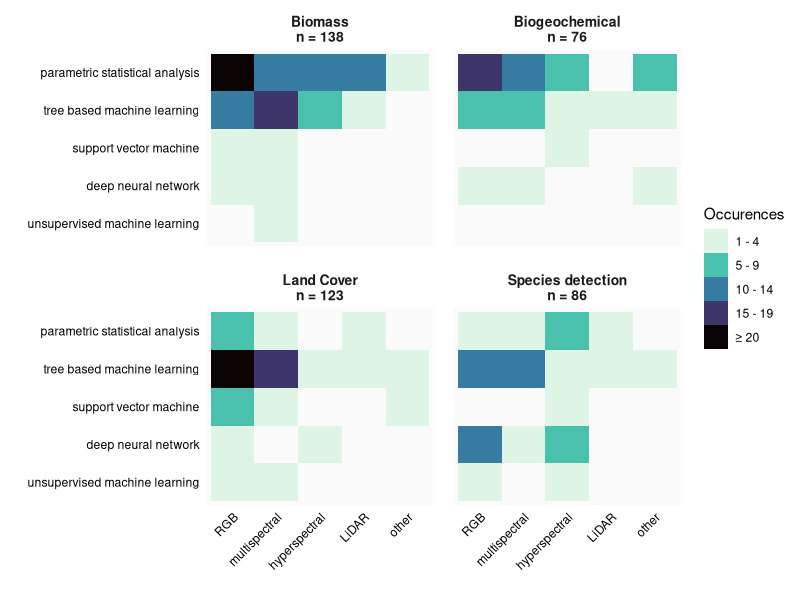
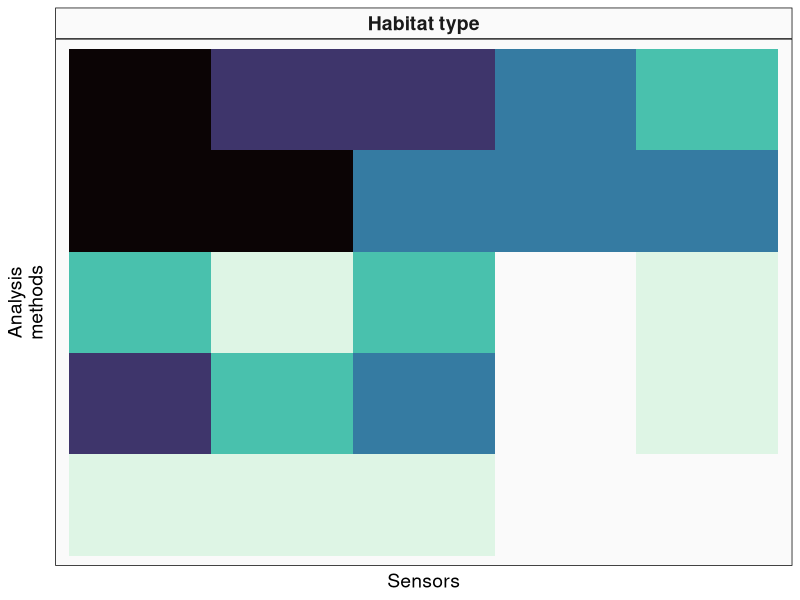
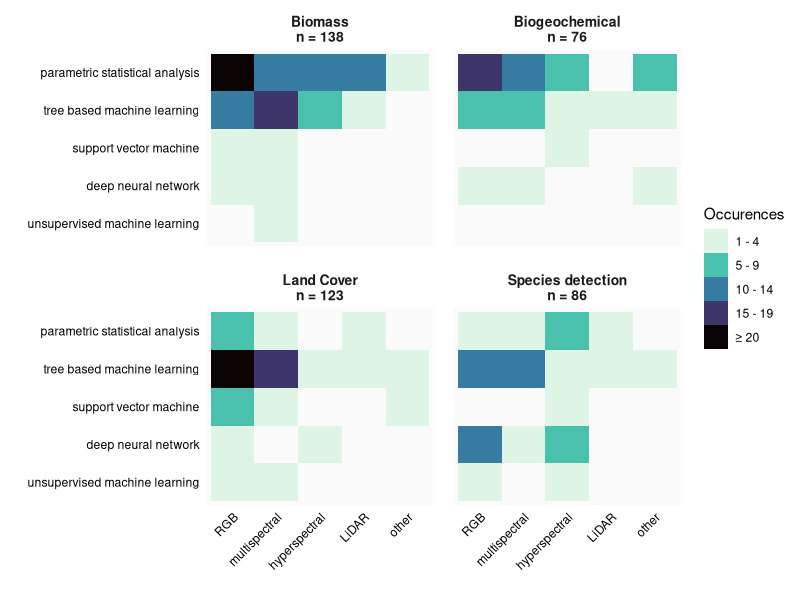

R code for these plots, in order: (Note: this script raises an error after producing the figures.)
### load packages

library(tidyverse)
library(ggplot2)
library(readxl)
library(RColorBrewer)
library(viridis)

################################################################################

### directly read the excel file and select rows for metadata (only once per DOI) and other data:
excel <- read_excel("data/data_extraction/data_extraction_final.xlsx", skip = 1, na = c("","NA"))
meta <- excel[,c(2:10,18:20,39:41)]
data <- excel[,c(2,11:17,21:37)]


### delete now empty rows to receive a "true" metadata table for our 272 articles
meta <- filter(meta, !(is.na(Title)))

### make variables into factors
str(meta)
meta[,c(2,6,8:14)] <- meta[,c(2,6,8:14)] |>
  mutate_if(sapply(meta[,c(2,6,8:14)], is.character), as.factor)


str(data)
data[,c(2:7,9:13,15:25)] <- data[,c(2:7,9:13,15:25)] |>
  mutate_if(sapply(data[,c(2:7,9:13,15:25)], is.character), as.factor)

table(data$algorithm_grouped)

################################################################################

### heatmaps of algorithm x sensor for all analysed traits (Biomass, land cover etc)

### we need following data:DOI, habitat quality, algorithm grouped and Sensor

combi <- data |>
  select(DOI, Sensor, Habitat_quality_grouped, algorithm_grouped) |>
  filter(!(is.na(algorithm_grouped) & is.na(Habitat_quality_grouped) & is.na(Sensor))) |> 
  group_by(DOI) |>                                      ### group articles by DOI 
  fill(algorithm_grouped,.direction = "down") |>        ### fill NAs by the variable that sits above 
  fill(Habitat_quality_grouped,.direction = "down") |>
  fill(Sensor, .direction = "down") |>
  ungroup()
           
table(combi$Sensor)

### combine custom / other sensor types
combi$Sensor <- case_when(
  combi$Sensor %in% c("hyperspectral", "hyperspectral (panchromatic)") ~ "hyperspectral",
  combi$Sensor == "multispectral" ~ "multispectral",
  combi$Sensor == "LiDAR" ~ "LiDAR",
  combi$Sensor == "RGB" ~ "RGB",
  combi$Sensor == "missing" ~ "missing",
  TRUE ~ "other"
)
table(combi$Sensor)

### define levels for algorithm and sensor
combi$Sensor <- factor(combi$Sensor,
                       levels = c("RGB", "multispectral", "hyperspectral", "LiDAR", "other", "missing"))



### combine algorithm types:

table(combi$algorithm_grouped)

### rename algorithms
combi$algorithm_grouped <- case_when(
  combi$algorithm_grouped %in% c("linear", "Non-linear") ~ "parametric statistical analysis",
  combi$algorithm_grouped == "tree" ~ "tree based machine learning",
  combi$algorithm_grouped == "svm" ~ "support vector machine",
  combi$algorithm_grouped %in% c("nn", "dlnn") ~ "deep neural network",
  combi$algorithm_grouped == "unsupervised" ~ "unsupervised machine learning",
  combi$algorithm_grouped == "missing" ~ "missing",
  TRUE ~ "other"
)

## sort factors for algorithms and habitat qualities
combi$algorithm_grouped <- factor(combi$algorithm_grouped,
                                  levels = c("missing","other",
                                             "unsupervised machine learning",
                                             "deep neural network",
                                             "support vector machine",
                                             "tree based machine learning",
                                             "parametric statistical analysis"))

combi$Habitat_quality_grouped <- factor(combi$Habitat_quality_grouped,
                                        levels = c("Biomass", "Biogeochemical", "Land Cover", "Species detection", "Other"))


table(combi$Sensor)
table(combi$algorithm_grouped)

######################################################

### create a new dataframe with observations counts for the use of algorithms per sensor
obs <- combi |>
  select(Habitat_quality_grouped, Sensor, algorithm_grouped) |>
  count(Sensor, algorithm_grouped, Habitat_quality_grouped) |>
  filter(Habitat_quality_grouped %in% c("Biogeochemical", "Biomass", "Land Cover", "Species detection"))  |>
  filter(Sensor %in% c("RGB", "multispectral", "hyperspectral", "LiDAR", "other")) |>
  filter(algorithm_grouped %in% c("deep neural network",
                                  "support vector machine",
                                  "unsupervised machine learning",
                                  "tree based machine learning",
                                  "parametric statistical analysis")) |>
  mutate(n = cut(n, breaks = c(1,5,10,15,20,50), right = F))

## rename number of obersations to prettier names
obs$n <- case_when(
  obs$n == "[1,5)" ~ "1 - 4",
  obs$n == "[5,10)" ~ "5 - 9",
  obs$n == "[10,15)" ~ "10 - 14",
  obs$n == "[15,20)" ~ "15 - 19",
  obs$n == "[20,50)" ~ "≥ 20",
  TRUE ~ "other"
)
obs
obs$n <- factor(obs$n,
                 levels = c("1 - 4","5 - 9","10 - 14","15 - 19","≥ 20"))

### define labels with number of observations for the habitat facets
table(combi$Habitat_quality_grouped)
habitats <- c(
  "Biomass" = "Biomass\nn = 138",
  "Biogeochemical" = "Biogeochemical\nn = 76",
  "Land Cover" = "Land Cover\nn = 123",
  "Species detection" = "Species detection\nn = 86"
)


### make a ggplot plot
ggplot(data = obs, aes(x = Sensor, y = algorithm_grouped, fill = n)) + 
  geom_tile() +
  facet_wrap(vars(Habitat_quality_grouped), 
             labeller = labeller(Habitat_quality_grouped = habitats))+
  # scale_fill_gradient(low = "#fef0d9", high = "#cb181d") + ### if gradient scale should be used
  scale_fill_viridis(discrete = T, option = "G", direction = -1) +
  labs(x = "", y = "", fill = "Occurences")+
  theme_minimal()+
  theme(axis.text.x = element_text(angle = 45, hjust = 1, color = "black"),
        axis.text.y = element_text(color = "black"),
        panel.grid.major = element_blank(),
        strip.text = element_text(size = 10,face = "bold"),
        panel.spacing = unit(1, "lines"),
        panel.background = element_rect(fill = "#fafafa", colour = "transparent"))
        



ggsave("figures/analysis.pdf", width = 16, height = 12, units = "cm")


################################################################################
### additional plot for presentationa

### count observations

### create a new dataframe with observations counts for the use of algorithms per sensor
obs <- combi |>
  select(Habitat_quality_grouped, Sensor, algorithm_grouped) |>
  count(Sensor, algorithm_grouped) |>
  filter(Sensor %in% c("RGB", "multispectral", "hyperspectral", "LiDAR", "other")) |>
  filter(algorithm_grouped %in% c("deep neural network",
                                  "support vector machine",
                                  "unsupervised machine learning",
                                  "tree based machine learning",
                                  "parametric statistical analysis")) |>
  mutate(n = cut(n, breaks = c(1,5,10,20,50,100), right = F))

## rename number of obersations to prettier names
obs$n <- case_when(
  obs$n == "[1,5)" ~ "1 - 4",
  obs$n == "[5,10)" ~ "5 - 9",
  obs$n == "[10,20)" ~ "10 - 19",
  obs$n == "[20,50)" ~ "20 - 49",
  obs$n == "[50,100)" ~ "≥ 50",
  TRUE ~ "other"
)
obs
obs$n <- factor(obs$n,
                levels = c("1 - 4","5 - 9","10 - 19","20 - 49","≥ 50"))



obs$title <- "Habitat type"
### make a ggplot plot
ggplot(data = obs, aes(x = Sensor, y = algorithm_grouped, fill = n)) + 
  geom_tile() +
  # scale_fill_gradient(low = "#fef0d9", high = "#cb181d") + ### if gradient scale should be used
  scale_fill_viridis(discrete = T, option = "G", direction = -1) +
  labs(x = "Sensors", y = "Analysis\nmethods", fill = "Occurences")+
  theme_minimal()+
  theme(axis.text.x = element_blank(),
        axis.text.y = element_blank(),
        panel.grid.major = element_blank(),
        strip.text = element_text(size = 10,face = "bold"),
        panel.spacing = unit(1, "lines"),
        axis.title=element_text(size=14))+
  theme(legend.position="none")+
 #ggtitle("Habitat type")+
  #theme(plot.title = element_text(size = 14, hjust = 0.5))+
  facet_grid(.~ title)+
  theme(strip.background = element_rect(fill = "#fafafa"),
        panel.background = element_rect(fill = "#fafafa"),
        plot.background = element_rect(fill= "transparent", color=NA))+
  theme(strip.text = element_text(size = 14))

#ggsave("figures/extra_figures/analysis_simple.pdf", width = 6, height = 6, units = "cm", bg = "transparent")
#ggsave("figures/extra_figures/analysis_simple.png", width = 6, height = 6, units = "cm", bg = "transparent")


################################################################################

### plot for scientific poster at GFÖ conference

ggplot(data = obs, aes(x = Sensor, y = algorithm_grouped, fill = n)) + 
  geom_tile() +
  facet_wrap(vars(Habitat_quality_grouped), 
             labeller = labeller(Habitat_quality_grouped = habitats))+
  # scale_fill_gradient(low = "#fef0d9", high = "#cb181d") + ### if gradient scale should be used
  scale_fill_viridis(discrete = T, option = "G", direction = -1) +
  labs(x = "", y = "", fill = "Occurences")+
  theme_minimal()+
  theme(axis.text.x = element_text(angle = 45, hjust = 1, color = "black", size = 10),
        axis.text.y = element_text(color = "black", size = 10),
        panel.grid.major = element_blank(),
        strip.text = element_text(size = 10,face = "bold"),
        panel.spacing = unit(1, "lines"),
        legend.text = element_text(size=11),
        panel.background = element_rect(fill = "#fafafa"),
        panel.border = element_rect(linewidth = 0.5, colour = "grey90"), 
        legend.background = element_rect(fill = "#fafafa", colour = "grey90", linewidth = 0.5),
        plot.background = element_rect(fill= "transparent", color=NA),
        strip.background = element_rect(fill = "#fafafa", linewidth = 0.5, colour = "grey90"))


ggsave("figures/extra_figures/analysis_poster_large.png", width = 16, height = 10, units = "cm", bg = "transparent")
